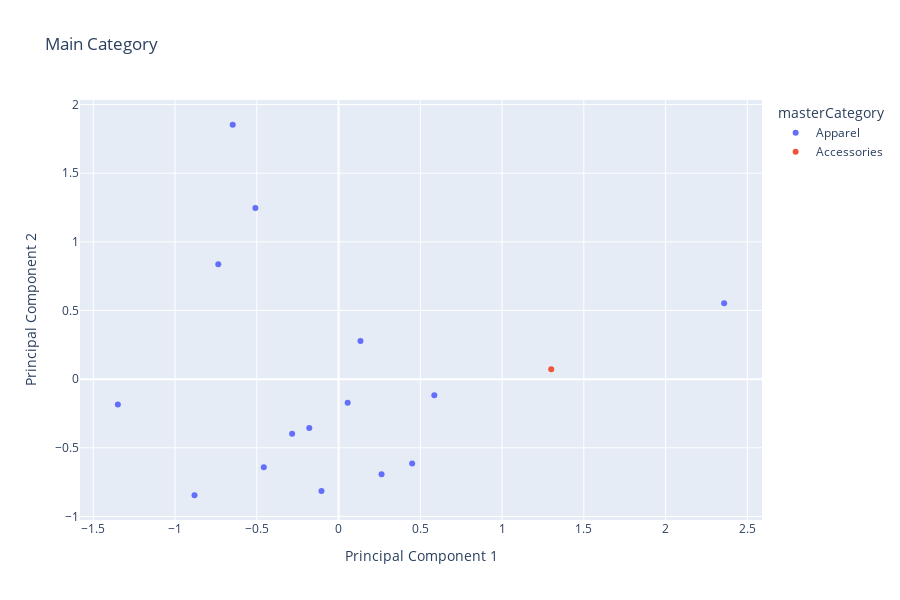

The cell this chart's notebook holds for it:
### Markdown cell above
# Visualization: Principal Components

### Code cell
fig = px.scatter(train, x=0, y=1, color="masterCategory", title='Main Category', height=600, labels={
                     "0": "Principal Component 1",
                     "1": "Principal Component 2"})
fig.show()

### Figure 1 — Plotly figure (JSON) as saved in the notebook; plotly's stock layout.template omitted (floating-point values rounded to 4 significant figures)
{"data": [{"hovertemplate": "masterCategory=Apparel<br>Principal Component 1=%{x}<br>Principal Component 2=%{y}<extra></extra>", "legendgroup": "Apparel", "marker": {"color": "#636efa", "symbol": "circle"}, "mode": "markers", "name": "Apparel", "orientation": "v", "showlegend": true, "type": "scatter", "x": [0.1341, 0.2629, -0.284, -0.8809, -0.1044, 0.05564, 0.4502, -0.4572, 2.358, 0.5856, -0.7357, -1.35, -0.1792, -0.6474, -0.5089], "xaxis": "x", "y": [0.2769, -0.6922, -0.3982, -0.8456, -0.8145, -0.1724, -0.6147, -0.6425, 0.5529, -0.1169, 0.8365, -0.185, -0.3567, 1.853, 1.247], "yaxis": "y"}, {"hovertemplate": "masterCategory=Accessories<br>Principal Component 1=%{x}<br>Principal Component 2=%{y}<extra></extra>", "legendgroup": "Accessories", "marker": {"color": "#EF553B", "symbol": "circle"}, "mode": "markers", "name": "Accessories", "orientation": "v", "showlegend": true, "type": "scatter", "x": [1.301], "xaxis": "x", "y": [0.07274], "yaxis": "y"}], "layout": {"height": 600, "legend": {"title": {"text": "masterCategory"}, "tracegroupgap": 0}, "title": {"text": "Main Category"}, "xaxis": {"anchor": "y", "domain": [0, 1], "title": {"text": "Principal Component 1"}}, "yaxis": {"anchor": "x", "domain": [0, 1], "title": {"text": "Principal Component 2"}}}}
